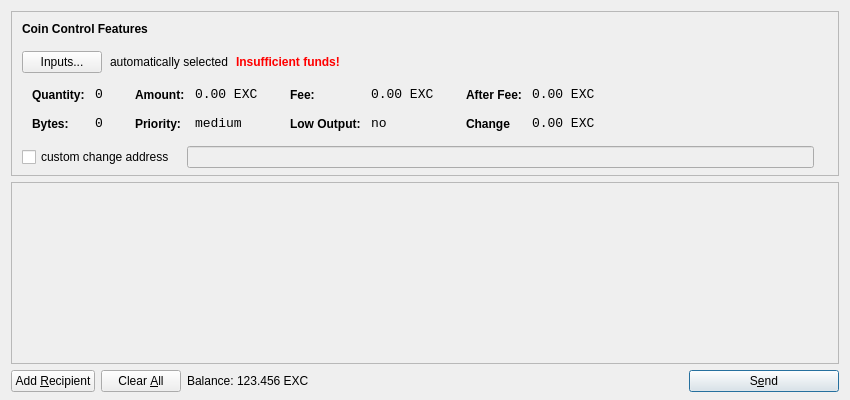
<?xml version="1.0" encoding="UTF-8"?>
<ui version="4.0">
 <class>SendCoinsDialog</class>
 <widget class="QDialog" name="SendCoinsDialog">
  <property name="geometry">
   <rect>
    <x>0</x>
    <y>0</y>
    <width>850</width>
    <height>400</height>
   </rect>
  </property>
  <property name="windowTitle">
   <string>Send Coins</string>
  </property>
  <layout class="QVBoxLayout" name="verticalLayout" stretch="0,1,0">
   <property name="bottomMargin">
    <number>8</number>
   </property>
   <item>
    <widget class="QFrame" name="frameCoinControl">
     <property name="sizePolicy">
      <sizepolicy hsizetype="Expanding" vsizetype="Expanding">
       <horstretch>0</horstretch>
       <verstretch>0</verstretch>
      </sizepolicy>
     </property>
     <property name="maximumSize">
      <size>
       <width>16777215</width>
       <height>16777215</height>
      </size>
     </property>
     <property name="frameShape">
      <enum>QFrame::StyledPanel</enum>
     </property>
     <property name="frameShadow">
      <enum>QFrame::Sunken</enum>
     </property>
     <layout class="QVBoxLayout" name="verticalLayoutCoinControl2">
      <property name="spacing">
       <number>-1</number>
      </property>
      <property name="leftMargin">
       <number>0</number>
      </property>
      <property name="topMargin">
       <number>0</number>
      </property>
      <property name="rightMargin">
       <number>0</number>
      </property>
      <property name="bottomMargin">
       <number>6</number>
      </property>
      <item>
       <layout class="QVBoxLayout" name="verticalLayoutCoinControl" stretch="0,0,0,0,1">
        <property name="spacing">
         <number>0</number>
        </property>
        <property name="leftMargin">
         <number>10</number>
        </property>
        <property name="topMargin">
         <number>10</number>
        </property>
        <item>
         <layout class="QHBoxLayout" name="horizontalLayoutCoinControl1">
          <property name="bottomMargin">
           <number>15</number>
          </property>
          <item>
           <widget class="QLabel" name="labelCoinControlFeatures">
            <property name="sizePolicy">
             <sizepolicy hsizetype="Preferred" vsizetype="Maximum">
              <horstretch>0</horstretch>
              <verstretch>0</verstretch>
             </sizepolicy>
            </property>
            <property name="font">
             <font>
              <weight>75</weight>
              <bold>true</bold>
             </font>
            </property>
            <property name="styleSheet">
             <string notr="true">font-weight:bold;</string>
            </property>
            <property name="text">
             <string>Coin Control Features</string>
            </property>
           </widget>
          </item>
         </layout>
        </item>
        <item>
         <layout class="QHBoxLayout" name="horizontalLayoutCoinControl2" stretch="0,0,0,0">
          <property name="spacing">
           <number>8</number>
          </property>
          <property name="bottomMargin">
           <number>10</number>
          </property>
          <item>
           <widget class="QPushButton" name="pushButtonCoinControl">
            <property name="styleSheet">
             <string notr="true"/>
            </property>
            <property name="text">
             <string>Inputs...</string>
            </property>
           </widget>
          </item>
          <item>
           <widget class="QLabel" name="labelCoinControlAutomaticallySelected">
            <property name="text">
             <string>automatically selected</string>
            </property>
            <property name="margin">
             <number>5</number>
            </property>
           </widget>
          </item>
          <item>
           <widget class="QLabel" name="labelCoinControlInsuffFunds">
            <property name="font">
             <font>
              <weight>75</weight>
              <bold>true</bold>
             </font>
            </property>
            <property name="styleSheet">
             <string notr="true">color:red;font-weight:bold;</string>
            </property>
            <property name="text">
             <string>Insufficient funds!</string>
            </property>
            <property name="margin">
             <number>5</number>
            </property>
           </widget>
          </item>
          <item>
           <spacer name="horizontalSpacerCoinControl">
            <property name="orientation">
             <enum>Qt::Horizontal</enum>
            </property>
            <property name="sizeHint" stdset="0">
             <size>
              <width>40</width>
              <height>1</height>
             </size>
            </property>
           </spacer>
          </item>
         </layout>
        </item>
        <item>
         <widget class="QWidget" name="widgetCoinControl" native="true">
          <property name="sizePolicy">
           <sizepolicy hsizetype="Preferred" vsizetype="Preferred">
            <horstretch>0</horstretch>
            <verstretch>0</verstretch>
           </sizepolicy>
          </property>
          <property name="minimumSize">
           <size>
            <width>0</width>
            <height>0</height>
           </size>
          </property>
          <property name="styleSheet">
           <string notr="true"/>
          </property>
          <layout class="QHBoxLayout" name="horizontalLayoutCoinControl5">
           <property name="margin">
            <number>0</number>
           </property>
           <item>
            <layout class="QHBoxLayout" name="horizontalLayoutCoinControl3" stretch="0,0,0,1">
             <property name="spacing">
              <number>20</number>
             </property>
             <property name="topMargin">
              <number>0</number>
             </property>
             <property name="bottomMargin">
              <number>10</number>
             </property>
             <item>
              <layout class="QFormLayout" name="formLayoutCoinControl1">
               <property name="horizontalSpacing">
                <number>10</number>
               </property>
               <property name="verticalSpacing">
                <number>14</number>
               </property>
               <property name="leftMargin">
                <number>10</number>
               </property>
               <property name="topMargin">
                <number>4</number>
               </property>
               <property name="rightMargin">
                <number>6</number>
               </property>
               <item row="0" column="0">
                <widget class="QLabel" name="labelCoinControlQuantityText">
                 <property name="styleSheet">
                  <string notr="true">font-weight:bold;</string>
                 </property>
                 <property name="text">
                  <string>Quantity:</string>
                 </property>
                 <property name="margin">
                  <number>0</number>
                 </property>
                </widget>
               </item>
               <item row="0" column="1">
                <widget class="QLabel" name="labelCoinControlQuantity">
                 <property name="font">
                  <font>
                   <family>Monospace</family>
                   <pointsize>10</pointsize>
                  </font>
                 </property>
                 <property name="cursor">
                  <cursorShape>IBeamCursor</cursorShape>
                 </property>
                 <property name="contextMenuPolicy">
                  <enum>Qt::ActionsContextMenu</enum>
                 </property>
                 <property name="text">
                  <string>0</string>
                 </property>
                 <property name="margin">
                  <number>0</number>
                 </property>
                 <property name="textInteractionFlags">
                  <set>Qt::LinksAccessibleByMouse|Qt::TextSelectableByKeyboard|Qt::TextSelectableByMouse</set>
                 </property>
                </widget>
               </item>
               <item row="1" column="0">
                <widget class="QLabel" name="labelCoinControlBytesText">
                 <property name="styleSheet">
                  <string notr="true">font-weight:bold;</string>
                 </property>
                 <property name="text">
                  <string>Bytes:</string>
                 </property>
                </widget>
               </item>
               <item row="1" column="1">
                <widget class="QLabel" name="labelCoinControlBytes">
                 <property name="font">
                  <font>
                   <family>Monospace</family>
                   <pointsize>10</pointsize>
                  </font>
                 </property>
                 <property name="cursor">
                  <cursorShape>IBeamCursor</cursorShape>
                 </property>
                 <property name="contextMenuPolicy">
                  <enum>Qt::ActionsContextMenu</enum>
                 </property>
                 <property name="text">
                  <string>0</string>
                 </property>
                 <property name="textInteractionFlags">
                  <set>Qt::LinksAccessibleByMouse|Qt::TextSelectableByKeyboard|Qt::TextSelectableByMouse</set>
                 </property>
                </widget>
               </item>
              </layout>
             </item>
             <item>
              <layout class="QFormLayout" name="formLayoutCoinControl2">
               <property name="horizontalSpacing">
                <number>10</number>
               </property>
               <property name="verticalSpacing">
                <number>14</number>
               </property>
               <property name="leftMargin">
                <number>6</number>
               </property>
               <property name="topMargin">
                <number>4</number>
               </property>
               <property name="rightMargin">
                <number>6</number>
               </property>
               <item row="0" column="0">
                <widget class="QLabel" name="labelCoinControlAmountText">
                 <property name="styleSheet">
                  <string notr="true">font-weight:bold;</string>
                 </property>
                 <property name="text">
                  <string>Amount:</string>
                 </property>
                 <property name="margin">
                  <number>0</number>
                 </property>
                </widget>
               </item>
               <item row="0" column="1">
                <widget class="QLabel" name="labelCoinControlAmount">
                 <property name="font">
                  <font>
                   <family>Monospace</family>
                   <pointsize>10</pointsize>
                  </font>
                 </property>
                 <property name="cursor">
                  <cursorShape>IBeamCursor</cursorShape>
                 </property>
                 <property name="contextMenuPolicy">
                  <enum>Qt::ActionsContextMenu</enum>
                 </property>
                 <property name="text">
                  <string>0.00 EXC</string>
                 </property>
                 <property name="textInteractionFlags">
                  <set>Qt::LinksAccessibleByMouse|Qt::TextSelectableByKeyboard|Qt::TextSelectableByMouse</set>
                 </property>
                </widget>
               </item>
               <item row="1" column="0">
                <widget class="QLabel" name="labelCoinControlPriorityText">
                 <property name="styleSheet">
                  <string notr="true">font-weight:bold;</string>
                 </property>
                 <property name="text">
                  <string>Priority:</string>
                 </property>
                </widget>
               </item>
               <item row="1" column="1">
                <widget class="QLabel" name="labelCoinControlPriority">
                 <property name="font">
                  <font>
                   <family>Monospace</family>
                   <pointsize>10</pointsize>
                  </font>
                 </property>
                 <property name="cursor">
                  <cursorShape>IBeamCursor</cursorShape>
                 </property>
                 <property name="contextMenuPolicy">
                  <enum>Qt::ActionsContextMenu</enum>
                 </property>
                 <property name="text">
                  <string>medium</string>
                 </property>
                 <property name="textInteractionFlags">
                  <set>Qt::LinksAccessibleByMouse|Qt::TextSelectableByKeyboard|Qt::TextSelectableByMouse</set>
                 </property>
                </widget>
               </item>
              </layout>
             </item>
             <item>
              <layout class="QFormLayout" name="formLayoutCoinControl3">
               <property name="horizontalSpacing">
                <number>10</number>
               </property>
               <property name="verticalSpacing">
                <number>14</number>
               </property>
               <property name="leftMargin">
                <number>6</number>
               </property>
               <property name="topMargin">
                <number>4</number>
               </property>
               <property name="rightMargin">
                <number>6</number>
               </property>
               <item row="0" column="0">
                <widget class="QLabel" name="labelCoinControlFeeText">
                 <property name="styleSheet">
                  <string notr="true">font-weight:bold;</string>
                 </property>
                 <property name="text">
                  <string>Fee:</string>
                 </property>
                 <property name="margin">
                  <number>0</number>
                 </property>
                </widget>
               </item>
               <item row="0" column="1">
                <widget class="QLabel" name="labelCoinControlFee">
                 <property name="font">
                  <font>
                   <family>Monospace</family>
                   <pointsize>10</pointsize>
                  </font>
                 </property>
                 <property name="cursor">
                  <cursorShape>IBeamCursor</cursorShape>
                 </property>
                 <property name="contextMenuPolicy">
                  <enum>Qt::ActionsContextMenu</enum>
                 </property>
                 <property name="text">
                  <string>0.00 EXC</string>
                 </property>
                 <property name="textInteractionFlags">
                  <set>Qt::LinksAccessibleByMouse|Qt::TextSelectableByKeyboard|Qt::TextSelectableByMouse</set>
                 </property>
                </widget>
               </item>
               <item row="1" column="0">
                <widget class="QLabel" name="labelCoinControlLowOutputText">
                 <property name="styleSheet">
                  <string notr="true">font-weight:bold;</string>
                 </property>
                 <property name="text">
                  <string>Low Output:</string>
                 </property>
                </widget>
               </item>
               <item row="1" column="1">
                <widget class="QLabel" name="labelCoinControlLowOutput">
                 <property name="font">
                  <font>
                   <family>Monospace</family>
                   <pointsize>10</pointsize>
                  </font>
                 </property>
                 <property name="cursor">
                  <cursorShape>IBeamCursor</cursorShape>
                 </property>
                 <property name="contextMenuPolicy">
                  <enum>Qt::ActionsContextMenu</enum>
                 </property>
                 <property name="text">
                  <string>no</string>
                 </property>
                 <property name="textInteractionFlags">
                  <set>Qt::LinksAccessibleByMouse|Qt::TextSelectableByKeyboard|Qt::TextSelectableByMouse</set>
                 </property>
                </widget>
               </item>
              </layout>
             </item>
             <item>
              <layout class="QFormLayout" name="formLayoutCoinControl4">
               <property name="horizontalSpacing">
                <number>10</number>
               </property>
               <property name="verticalSpacing">
                <number>14</number>
               </property>
               <property name="leftMargin">
                <number>6</number>
               </property>
               <property name="topMargin">
                <number>4</number>
               </property>
               <property name="rightMargin">
                <number>6</number>
               </property>
               <item row="0" column="0">
                <widget class="QLabel" name="labelCoinControlAfterFeeText">
                 <property name="styleSheet">
                  <string notr="true">font-weight:bold;</string>
                 </property>
                 <property name="text">
                  <string>After Fee:</string>
                 </property>
                 <property name="margin">
                  <number>0</number>
                 </property>
                </widget>
               </item>
               <item row="0" column="1">
                <widget class="QLabel" name="labelCoinControlAfterFee">
                 <property name="font">
                  <font>
                   <family>Monospace</family>
                   <pointsize>10</pointsize>
                  </font>
                 </property>
                 <property name="cursor">
                  <cursorShape>IBeamCursor</cursorShape>
                 </property>
                 <property name="contextMenuPolicy">
                  <enum>Qt::ActionsContextMenu</enum>
                 </property>
                 <property name="text">
                  <string>0.00 EXC</string>
                 </property>
                 <property name="textInteractionFlags">
                  <set>Qt::LinksAccessibleByMouse|Qt::TextSelectableByKeyboard|Qt::TextSelectableByMouse</set>
                 </property>
                </widget>
               </item>
               <item row="1" column="0">
                <widget class="QLabel" name="labelCoinControlChangeText">
                 <property name="styleSheet">
                  <string notr="true">font-weight:bold;</string>
                 </property>
                 <property name="text">
                  <string>Change</string>
                 </property>
                </widget>
               </item>
               <item row="1" column="1">
                <widget class="QLabel" name="labelCoinControlChange">
                 <property name="font">
                  <font>
                   <family>Monospace</family>
                   <pointsize>10</pointsize>
                  </font>
                 </property>
                 <property name="cursor">
                  <cursorShape>IBeamCursor</cursorShape>
                 </property>
                 <property name="contextMenuPolicy">
                  <enum>Qt::ActionsContextMenu</enum>
                 </property>
                 <property name="text">
                  <string>0.00 EXC</string>
                 </property>
                 <property name="textInteractionFlags">
                  <set>Qt::LinksAccessibleByMouse|Qt::TextSelectableByKeyboard|Qt::TextSelectableByMouse</set>
                 </property>
                </widget>
               </item>
              </layout>
             </item>
            </layout>
           </item>
          </layout>
         </widget>
        </item>
        <item>
         <layout class="QHBoxLayout" name="horizontalLayoutCoinControl4" stretch="0,0,0">
          <property name="spacing">
           <number>12</number>
          </property>
          <property name="sizeConstraint">
           <enum>QLayout::SetDefaultConstraint</enum>
          </property>
          <property name="topMargin">
           <number>5</number>
          </property>
          <property name="rightMargin">
           <number>5</number>
          </property>
          <item>
           <widget class="QCheckBox" name="checkBoxCoinControlChange">
            <property name="text">
             <string>custom change address</string>
            </property>
           </widget>
          </item>
          <item>
           <widget class="QLineEdit" name="lineEditCoinControlChange">
            <property name="enabled">
             <bool>false</bool>
            </property>
            <property name="sizePolicy">
             <sizepolicy hsizetype="Expanding" vsizetype="Fixed">
              <horstretch>0</horstretch>
              <verstretch>0</verstretch>
             </sizepolicy>
            </property>
           </widget>
          </item>
          <item>
           <widget class="QLabel" name="labelCoinControlChangeLabel">
            <property name="sizePolicy">
             <sizepolicy hsizetype="Preferred" vsizetype="Expanding">
              <horstretch>0</horstretch>
              <verstretch>0</verstretch>
             </sizepolicy>
            </property>
            <property name="minimumSize">
             <size>
              <width>0</width>
              <height>0</height>
             </size>
            </property>
            <property name="text">
             <string/>
            </property>
            <property name="margin">
             <number>3</number>
            </property>
           </widget>
          </item>
         </layout>
        </item>
        <item>
         <spacer name="verticalSpacerCoinControl">
          <property name="orientation">
           <enum>Qt::Vertical</enum>
          </property>
          <property name="sizeHint" stdset="0">
           <size>
            <width>800</width>
            <height>1</height>
           </size>
          </property>
         </spacer>
        </item>
       </layout>
      </item>
     </layout>
    </widget>
   </item>
   <item>
    <widget class="QScrollArea" name="scrollArea">
     <property name="widgetResizable">
      <bool>true</bool>
     </property>
     <widget class="QWidget" name="scrollAreaWidgetContents">
      <property name="geometry">
       <rect>
        <x>0</x>
        <y>0</y>
        <width>830</width>
        <height>165</height>
       </rect>
      </property>
      <layout class="QVBoxLayout" name="verticalLayout_2">
       <property name="margin">
        <number>0</number>
       </property>
       <item>
        <layout class="QVBoxLayout" name="entries">
         <property name="spacing">
          <number>6</number>
         </property>
        </layout>
       </item>
       <item>
        <spacer name="verticalSpacer">
         <property name="orientation">
          <enum>Qt::Vertical</enum>
         </property>
         <property name="sizeHint" stdset="0">
          <size>
           <width>20</width>
           <height>40</height>
          </size>
         </property>
        </spacer>
       </item>
      </layout>
     </widget>
    </widget>
   </item>
   <item>
    <layout class="QHBoxLayout" name="horizontalLayout">
     <item>
      <widget class="QPushButton" name="addButton">
       <property name="toolTip">
        <string>Send to multiple recipients at once</string>
       </property>
       <property name="text">
        <string>Add &amp;Recipient</string>
       </property>
       <property name="icon">
        <iconset resource="../bitcoin.qrc">
         <normaloff>:/icons/add</normaloff>:/icons/add</iconset>
       </property>
       <property name="autoDefault">
        <bool>false</bool>
       </property>
      </widget>
     </item>
     <item>
      <widget class="QPushButton" name="clearButton">
       <property name="sizePolicy">
        <sizepolicy hsizetype="Minimum" vsizetype="Fixed">
         <horstretch>0</horstretch>
         <verstretch>0</verstretch>
        </sizepolicy>
       </property>
       <property name="toolTip">
        <string>Remove all transaction fields</string>
       </property>
       <property name="text">
        <string>Clear &amp;All</string>
       </property>
       <property name="icon">
        <iconset resource="../bitcoin.qrc">
         <normaloff>:/icons/remove</normaloff>:/icons/remove</iconset>
       </property>
       <property name="autoRepeatDelay">
        <number>300</number>
       </property>
       <property name="autoDefault">
        <bool>false</bool>
       </property>
      </widget>
     </item>
     <item>
      <layout class="QHBoxLayout" name="horizontalLayout_2">
       <property name="spacing">
        <number>3</number>
       </property>
       <item>
        <widget class="QLabel" name="label">
         <property name="sizePolicy">
          <sizepolicy hsizetype="Preferred" vsizetype="Fixed">
           <horstretch>0</horstretch>
           <verstretch>0</verstretch>
          </sizepolicy>
         </property>
         <property name="text">
          <string>Balance:</string>
         </property>
        </widget>
       </item>
       <item>
        <widget class="QLabel" name="labelBalance">
         <property name="sizePolicy">
          <sizepolicy hsizetype="Preferred" vsizetype="Fixed">
           <horstretch>0</horstretch>
           <verstretch>0</verstretch>
          </sizepolicy>
         </property>
         <property name="cursor">
          <cursorShape>IBeamCursor</cursorShape>
         </property>
         <property name="text">
          <string>123.456 EXC</string>
         </property>
         <property name="textInteractionFlags">
          <set>Qt::LinksAccessibleByMouse|Qt::TextSelectableByKeyboard|Qt::TextSelectableByMouse</set>
         </property>
        </widget>
       </item>
      </layout>
     </item>
     <item>
      <spacer name="horizontalSpacer">
       <property name="orientation">
        <enum>Qt::Horizontal</enum>
       </property>
       <property name="sizeHint" stdset="0">
        <size>
         <width>40</width>
         <height>20</height>
        </size>
       </property>
      </spacer>
     </item>
     <item>
      <widget class="QPushButton" name="sendButton">
       <property name="minimumSize">
        <size>
         <width>150</width>
         <height>0</height>
        </size>
       </property>
       <property name="toolTip">
        <string>Confirm the send action</string>
       </property>
       <property name="text">
        <string>S&amp;end</string>
       </property>
       <property name="icon">
        <iconset resource="../bitcoin.qrc">
         <normaloff>:/icons/send</normaloff>:/icons/send</iconset>
       </property>
       <property name="default">
        <bool>true</bool>
       </property>
      </widget>
     </item>
    </layout>
   </item>
  </layout>
 </widget>
 <resources>
  <include location="../bitcoin.qrc"/>
 </resources>
 <connections/>
</ui>
